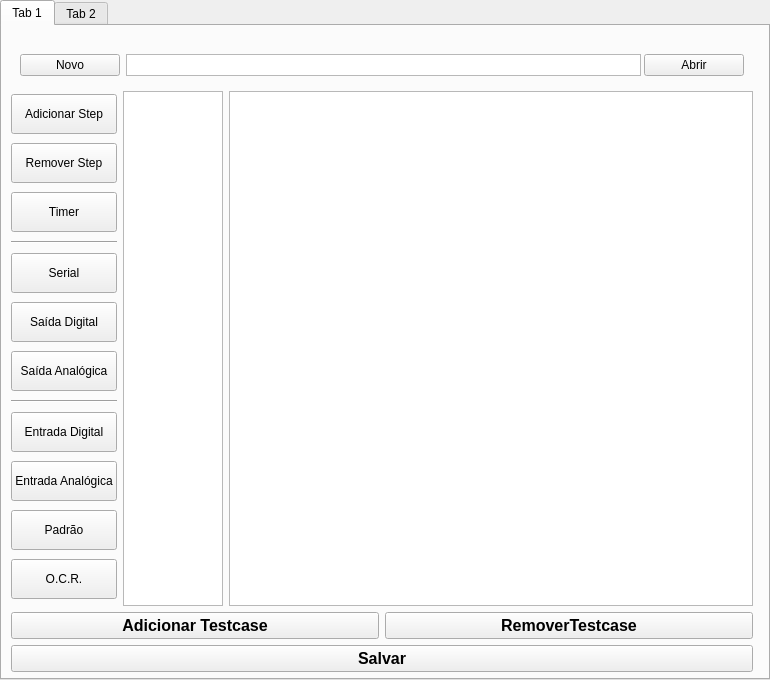
<?xml version="1.0" encoding="UTF-8"?>
<ui version="4.0">
 <class>MainWindow</class>
 <widget class="QMainWindow" name="MainWindow">
  <property name="geometry">
   <rect>
    <x>0</x>
    <y>0</y>
    <width>770</width>
    <height>680</height>
   </rect>
  </property>
  <property name="minimumSize">
   <size>
    <width>770</width>
    <height>680</height>
   </size>
  </property>
  <property name="maximumSize">
   <size>
    <width>770</width>
    <height>680</height>
   </size>
  </property>
  <property name="windowTitle">
   <string>MainWindow</string>
  </property>
  <widget class="QWidget" name="centralwidget">
   <widget class="QTabWidget" name="tabWidget">
    <property name="geometry">
     <rect>
      <x>0</x>
      <y>0</y>
      <width>770</width>
      <height>680</height>
     </rect>
    </property>
    <property name="minimumSize">
     <size>
      <width>770</width>
      <height>680</height>
     </size>
    </property>
    <property name="maximumSize">
     <size>
      <width>770</width>
      <height>680</height>
     </size>
    </property>
    <property name="currentIndex">
     <number>0</number>
    </property>
    <widget class="QWidget" name="tab">
     <attribute name="title">
      <string>Tab 1</string>
     </attribute>
     <widget class="QFrame" name="verticalFrame">
      <property name="geometry">
       <rect>
        <x>0</x>
        <y>10</y>
        <width>760</width>
        <height>645</height>
       </rect>
      </property>
      <layout class="QVBoxLayout" name="verticalLayout">
       <item>
        <widget class="QFrame" name="horizontalFrame">
         <property name="enabled">
          <bool>true</bool>
         </property>
         <property name="minimumSize">
          <size>
           <width>0</width>
           <height>40</height>
          </size>
         </property>
         <property name="maximumSize">
          <size>
           <width>16777215</width>
           <height>40</height>
          </size>
         </property>
         <layout class="QHBoxLayout" name="horizontalLayout_2">
          <item>
           <widget class="QPushButton" name="pushNovo">
            <property name="minimumSize">
             <size>
              <width>100</width>
              <height>0</height>
             </size>
            </property>
            <property name="maximumSize">
             <size>
              <width>100</width>
              <height>16777215</height>
             </size>
            </property>
            <property name="text">
             <string>Novo</string>
            </property>
           </widget>
          </item>
          <item>
           <widget class="QTextBrowser" name="textBrowser">
            <property name="minimumSize">
             <size>
              <width>515</width>
              <height>0</height>
             </size>
            </property>
            <property name="maximumSize">
             <size>
              <width>515</width>
              <height>16777215</height>
             </size>
            </property>
            <property name="verticalScrollBarPolicy">
             <enum>Qt::ScrollBarAlwaysOff</enum>
            </property>
            <property name="horizontalScrollBarPolicy">
             <enum>Qt::ScrollBarAlwaysOff</enum>
            </property>
           </widget>
          </item>
          <item>
           <widget class="QPushButton" name="pushAbrir">
            <property name="minimumSize">
             <size>
              <width>100</width>
              <height>0</height>
             </size>
            </property>
            <property name="maximumSize">
             <size>
              <width>100</width>
              <height>16777215</height>
             </size>
            </property>
            <property name="text">
             <string>Abrir</string>
            </property>
           </widget>
          </item>
         </layout>
        </widget>
       </item>
       <item>
        <layout class="QHBoxLayout" name="horizontalLayout_4">
         <item>
          <layout class="QVBoxLayout" name="verticalLayout_3">
           <item>
            <widget class="QPushButton" name="pushAdicionarStep">
             <property name="minimumSize">
              <size>
               <width>0</width>
               <height>40</height>
              </size>
             </property>
             <property name="text">
              <string>Adicionar Step</string>
             </property>
            </widget>
           </item>
           <item>
            <widget class="QPushButton" name="pushRemoveStep">
             <property name="minimumSize">
              <size>
               <width>0</width>
               <height>40</height>
              </size>
             </property>
             <property name="text">
              <string>Remover Step</string>
             </property>
            </widget>
           </item>
           <item>
            <widget class="QPushButton" name="pushTimer">
             <property name="minimumSize">
              <size>
               <width>0</width>
               <height>40</height>
              </size>
             </property>
             <property name="text">
              <string>Timer</string>
             </property>
            </widget>
           </item>
           <item>
            <widget class="Line" name="line_2">
             <property name="orientation">
              <enum>Qt::Horizontal</enum>
             </property>
            </widget>
           </item>
           <item>
            <widget class="QPushButton" name="pushSerial">
             <property name="minimumSize">
              <size>
               <width>0</width>
               <height>40</height>
              </size>
             </property>
             <property name="text">
              <string>Serial</string>
             </property>
            </widget>
           </item>
           <item>
            <widget class="QPushButton" name="pushDigitalOut">
             <property name="minimumSize">
              <size>
               <width>0</width>
               <height>40</height>
              </size>
             </property>
             <property name="text">
              <string>Saída Digital</string>
             </property>
            </widget>
           </item>
           <item>
            <widget class="QPushButton" name="pushAnalogOut">
             <property name="minimumSize">
              <size>
               <width>0</width>
               <height>40</height>
              </size>
             </property>
             <property name="text">
              <string>Saída Analógica</string>
             </property>
            </widget>
           </item>
           <item>
            <widget class="Line" name="line">
             <property name="orientation">
              <enum>Qt::Horizontal</enum>
             </property>
            </widget>
           </item>
           <item>
            <widget class="QPushButton" name="pushDigitalInput">
             <property name="minimumSize">
              <size>
               <width>0</width>
               <height>40</height>
              </size>
             </property>
             <property name="text">
              <string>Entrada Digital</string>
             </property>
            </widget>
           </item>
           <item>
            <widget class="QPushButton" name="pushAnalogInput">
             <property name="minimumSize">
              <size>
               <width>0</width>
               <height>40</height>
              </size>
             </property>
             <property name="text">
              <string>Entrada Analógica</string>
             </property>
            </widget>
           </item>
           <item>
            <widget class="QPushButton" name="pushPattern">
             <property name="minimumSize">
              <size>
               <width>0</width>
               <height>40</height>
              </size>
             </property>
             <property name="text">
              <string>Padrão</string>
             </property>
            </widget>
           </item>
           <item>
            <widget class="QPushButton" name="pushOcr">
             <property name="minimumSize">
              <size>
               <width>0</width>
               <height>40</height>
              </size>
             </property>
             <property name="text">
              <string>O.C.R.</string>
             </property>
            </widget>
           </item>
          </layout>
         </item>
         <item>
          <widget class="QListView" name="lista_test_cases">
           <property name="minimumSize">
            <size>
             <width>100</width>
             <height>0</height>
            </size>
           </property>
           <property name="maximumSize">
            <size>
             <width>100</width>
             <height>16777215</height>
            </size>
           </property>
          </widget>
         </item>
         <item>
          <widget class="QListWidget" name="lista_test_steps"/>
         </item>
        </layout>
       </item>
       <item>
        <layout class="QHBoxLayout" name="horizontalLayout_3">
         <item>
          <widget class="QPushButton" name="pushAdicionar">
           <property name="font">
            <font>
             <pointsize>12</pointsize>
             <bold>true</bold>
            </font>
           </property>
           <property name="text">
            <string>Adicionar Testcase</string>
           </property>
          </widget>
         </item>
         <item>
          <widget class="QPushButton" name="pushRemover">
           <property name="font">
            <font>
             <pointsize>12</pointsize>
             <bold>true</bold>
            </font>
           </property>
           <property name="text">
            <string>RemoverTestcase</string>
           </property>
          </widget>
         </item>
        </layout>
       </item>
       <item>
        <widget class="QPushButton" name="pushAdicionar_2">
         <property name="font">
          <font>
           <pointsize>12</pointsize>
           <bold>true</bold>
          </font>
         </property>
         <property name="text">
          <string>Salvar</string>
         </property>
        </widget>
       </item>
      </layout>
     </widget>
    </widget>
    <widget class="QWidget" name="tab_executar">
     <attribute name="title">
      <string>Tab 2</string>
     </attribute>
     <widget class="QFrame" name="verticalFrame_2">
      <property name="geometry">
       <rect>
        <x>0</x>
        <y>10</y>
        <width>760</width>
        <height>517</height>
       </rect>
      </property>
      <layout class="QVBoxLayout" name="verticalLayout_2">
       <item>
        <widget class="QFrame" name="horizontalFrame_2">
         <property name="enabled">
          <bool>true</bool>
         </property>
         <property name="minimumSize">
          <size>
           <width>0</width>
           <height>40</height>
          </size>
         </property>
         <property name="maximumSize">
          <size>
           <width>16777215</width>
           <height>40</height>
          </size>
         </property>
         <layout class="QHBoxLayout" name="horizontalLayout_5">
          <item>
           <widget class="QTextBrowser" name="textBrowser_2">
            <property name="verticalScrollBarPolicy">
             <enum>Qt::ScrollBarAlwaysOff</enum>
            </property>
            <property name="horizontalScrollBarPolicy">
             <enum>Qt::ScrollBarAlwaysOff</enum>
            </property>
           </widget>
          </item>
          <item>
           <widget class="QPushButton" name="pushAbrir_2">
            <property name="text">
             <string>Abrir</string>
            </property>
           </widget>
          </item>
         </layout>
        </widget>
       </item>
       <item>
        <widget class="QTreeWidget" name="treeWidget_2">
         <column>
          <property name="text">
           <string>Testcase</string>
          </property>
         </column>
         <column>
          <property name="text">
           <string>Função</string>
          </property>
         </column>
         <column>
          <property name="text">
           <string>Resultado</string>
          </property>
         </column>
        </widget>
       </item>
       <item>
        <layout class="QHBoxLayout" name="horizontalLayout_6">
         <item>
          <widget class="QPushButton" name="pushIniciar_2">
           <property name="font">
            <font>
             <pointsize>12</pointsize>
             <bold>true</bold>
            </font>
           </property>
           <property name="text">
            <string>Iniciar</string>
           </property>
          </widget>
         </item>
         <item>
          <widget class="QPushButton" name="pushParar_2">
           <property name="font">
            <font>
             <pointsize>12</pointsize>
             <bold>true</bold>
            </font>
           </property>
           <property name="text">
            <string>Parar</string>
           </property>
          </widget>
         </item>
        </layout>
       </item>
      </layout>
     </widget>
    </widget>
   </widget>
  </widget>
 </widget>
 <resources/>
 <connections/>
</ui>
